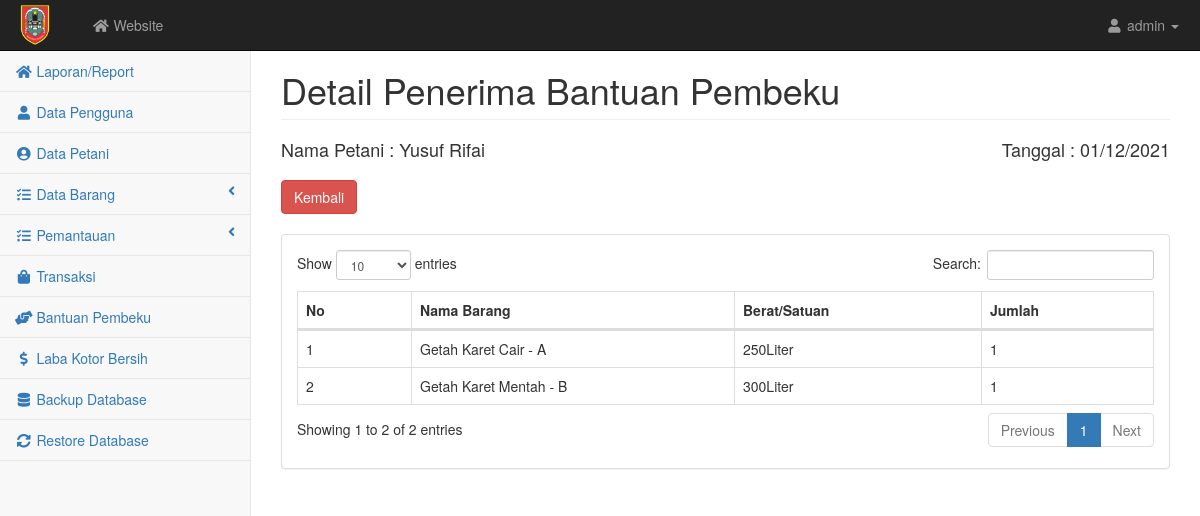
The app's page /admin/pembeku_detail.php?notransaksi=2021120144 with its own data.
### tables this page shows
CREATE TABLE `transaksi` (
  `notransaksi` varchar(15) NOT NULL,
  `id` int(5) NOT NULL,
  `tgl` datetime NOT NULL,
  `total` float NOT NULL,
  `catatan` varchar(100) NOT NULL,
  `konfirmasi` varchar(50) NOT NULL
);

CREATE TABLE `user` (
  `id` int(5) NOT NULL,
  `nama` varchar(100) NOT NULL,
  `username` varchar(10) NOT NULL,
  `password` varchar(10) NOT NULL,
  `nik` varchar(30) NOT NULL,
  `telp` varchar(15) NOT NULL,
  `alamat` text NOT NULL,
  `level` varchar(30) NOT NULL,
  `luaslahan` varchar(50) NOT NULL,
  `kelompok` varchar(50) NOT NULL,
  `file1` text NOT NULL,
  `file2` text NOT NULL,
  `file3` text NOT NULL,
  `status` varchar(50) NOT NULL
);

CREATE TABLE `detail` (
  `iddetail` int(5) NOT NULL,
  `notransaksi` varchar(15) NOT NULL,
  `idinventori` int(2) NOT NULL,
  `namainvenny` varchar(50) NOT NULL,
  `satuanny` varchar(50) NOT NULL,
  `jumlah` int(5) NOT NULL,
  `hargany` float NOT NULL,
  `subharga` float NOT NULL
);

### admin/pembeku_detail.php (the view)
<?php require('atas.php'); error_reporting(0); $notransaksi = $_GET['notransaksi'];
  $detail = mysqli_query($kon, "SELECT * FROM detail WHERE notransaksi = '$notransaksi' ORDER BY namainvenny ASC");
  $ongkir = mysqli_query($kon, "SELECT * FROM transaksi INNER JOIN user ON transaksi.id = user.id WHERE notransaksi = '$notransaksi'");
  $row    = mysqli_fetch_array($ongkir);  ?>
<div id="page-wrapper">
<div class="container-fluid">
    <div class="row">
        <div class="col-lg-12">
            <h1 class="page-header">Detail Penerima Bantuan Pembeku</h1>
            <h4>
                <p style="float: left;">Nama Petani : <?= $row['nama'] ?></p>
                <p style="float: right;">Tanggal : <?= date('d/m/Y',strtotime($row['tgl'])) ?></p>
            </h4><br><br>
                <button class="btn btn-danger" onclick="history.back()">Kembali</button>
        </div>
    </div><br>
    <div class="row">
        <div class="col-lg-12">
            <div class="panel panel-default">
                <div class="panel-body">
                    <div class="table-responsive">
                        <table class="table table-bordered" id="dataTables-example">
                            <thead class="success">
                                <tr>
                                    <th>No</th>
                                    <th>Nama Barang</th>
                                    <th>Berat/Satuan</th>
                                    <th>Jumlah</th>
                                </tr>
                            </thead>
                            <tbody>
                                <?php $no=1;;
                                    while($data = mysqli_fetch_array($detail)){ ?>
                                        <tr class="odd gradeX">
                                                <td><?= $no++; ?></td>
                                                <td><?= $data['namainvenny'] ?></td>
                                                <td><?= $data['satuanny'] ?></td>
                                                <td><?= $data['jumlah'] ?></td>
                                            </tr>
                                    <?php } ?>
                            </tbody>
                        </table>
                    </div>
                </div>
            </div>
        </div>
    </div>
</div>
    </div>
<?php require('bawah.php') ?>

### admin/css/startmin.css (style rules this page uses)
body { background-color: #f8f8f8; }
#page-wrapper { padding-top: 30px; min-height: 568px; background-color: #fff; }
@media (min-width:768px) { #page-wrapper { position: inherit; margin-left: 250px; padding: 30px 15px 0 15px; border-left: 1px solid #e7e7e7; } }
table.dataTable thead .sorting, table.dataTable thead .sorting_asc, table.dataTable thead .sorting_desc, table.dataTable thead .sorting_asc_disabled, table.dataTable thead .sorting_desc_disabled { background: 0 0; }
table.dataTable thead .sorting_asc:after { content: "\f0de"; float: right; font-family: fontawesome; }
table.dataTable thead .sorting:after { content: "\f0dc"; float: right; font-family: fontawesome; color: rgba(50,50,50,.5); }

### records on screen
transaksi: id.nama "Yusuf Rifai", tgl "01/12/2021"
detail: namainvenny "Getah Karet Cair - A", satuanny "250Liter", jumlah "1"
detail: namainvenny "Getah Karet Mentah - B", satuanny "300Liter", jumlah "1"
